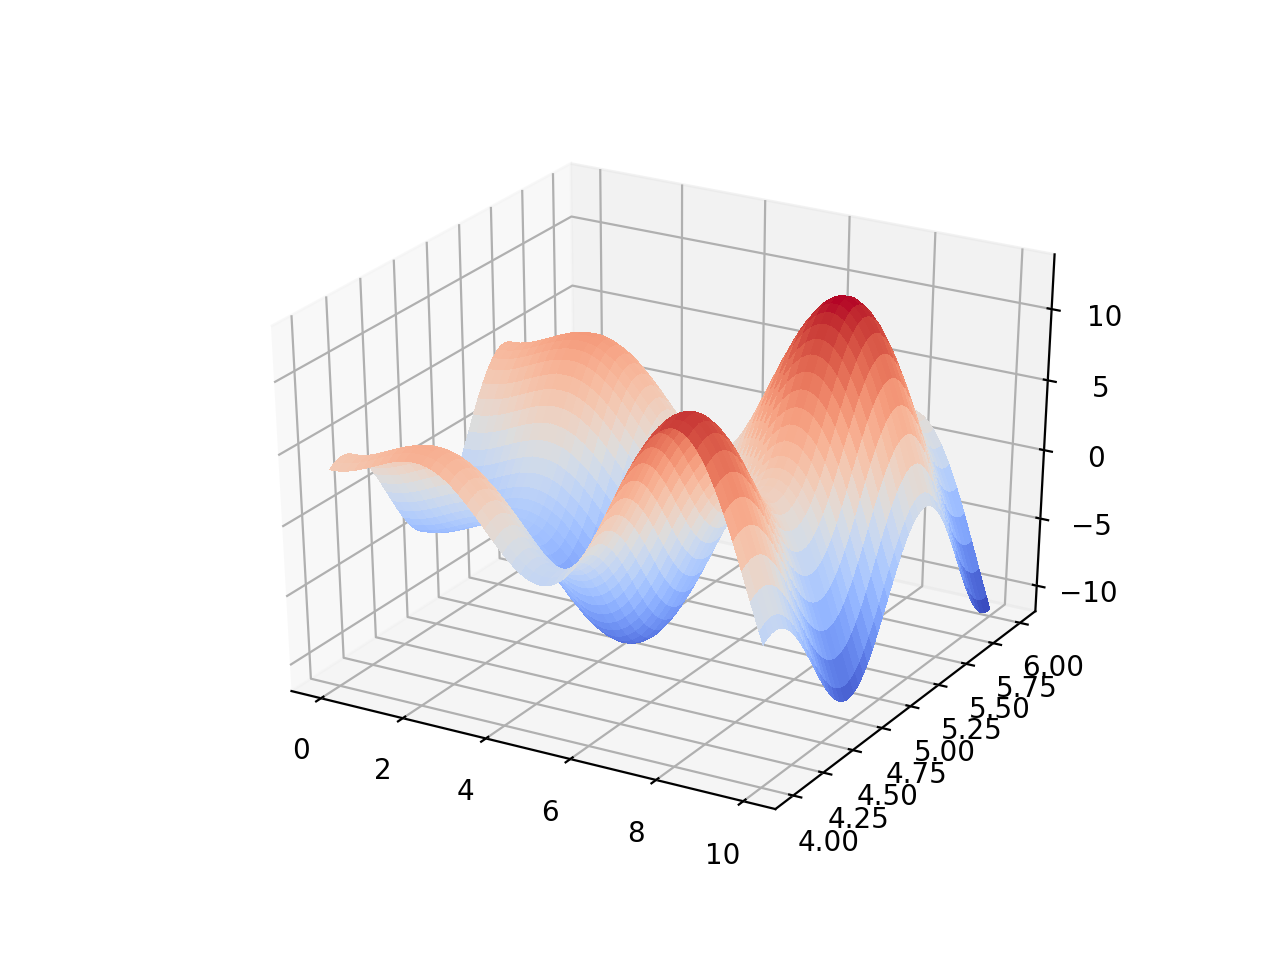

Source code (Python):
import numpy as np
from numpy.random import rand
import matplotlib.pyplot as plt
from mpl_toolkits.mplot3d import Axes3D
from matplotlib import cm

def real_num_GA(constraint_set, N, p_m, g_iter, func):
    """
    constraint_set: array type
    N: population size
    p_m: mutation rate
    iter: generations
    func: function for finding maximum
    """
    def roulette_wheel(fit, N, P):
        M = list()
        cum_fit = np.cumsum(fit)
        for _ in range(N):
            index = np.where(cum_fit - rand() > 0)[0]
            M.append(P[index[0]])
        return np.array(M)

    def tournament(fit, N, P):
        M = list()
        for _ in range(N):
            fight1 = int(rand() * N)
            fight2 = int(rand() * N)
            if fit[fight1] > fit[fight2]:
                M.append(P[fight1])
            else:
                M.append(P[fight2])
        return np.array(M)

    num_argu = len(constraint_set)
    p_c = 0.75
    lower_bound = constraint_set[:, 0]
    upper_bound = constraint_set[:, 1]
    best_fit = list()
    avg_fit = list()
    worst_fit = list()

    # initial
    P = list()
    for i in range(N):
        tmp = lower_bound + rand(1, num_argu) * (upper_bound - lower_bound)
        P.append(tmp[0])
    P = np.array(P)
    fit = func(P)
    maximum = max(fit)
    maximum_domain = P[np.argmax(fit)]
    best_fit.append(maximum)
    avg_fit.append(np.mean(fit))
    worst_fit.append(min(fit))

    for i in range(g_iter - 1):
        # selection
        fit = fit - min(fit)
        if sum(fit) == 0:
            print('stop at {} generations'.format(i+1))
            for _ in range(i, g_iter - 1):
                best_fit.append(best_fit[-1])
                avg_fit.append(avg_fit[-1])
                worst_fit.append(worst_fit[-1])
            break
        else:
            fit = fit / sum(fit)

        M = roulette_wheel(fit, N, P)
        # M = tournament(fit, N, P)

        # crossover
        m = M
        for _ in range(N//2):
            index1 = int(rand() * N)
            index2 = int(rand() * N)
            parent1 = M[index1, :]
            parent2 = M[index2, :]
            if rand() < p_c:
                alpha = rand()
                offspring1 = (alpha * parent1 + (1 - alpha) * parent2 + (rand(1, num_argu) - 0.5) * (upper_bound - lower_bound) / 10)[0]
                offspring2 = (alpha * parent2 + (1 - alpha) * parent1 + (rand(1, num_argu) - 0.5) * (upper_bound - lower_bound) / 10)[0]
                ## projection
                for j in range(num_argu):
                    if offspring1[j] < lower_bound[j]:
                        offspring1[j] = lower_bound[j]
                    elif offspring1[j] > upper_bound[j]:
                        offspring1[j] = upper_bound[j]
                    if offspring2[j] < lower_bound[j]:
                        offspring2[j] = lower_bound[j]
                    elif offspring2[j] > upper_bound[j]:
                        offspring2[j] = upper_bound[j]
                m[index1] = offspring1
                m[index2] = offspring2

        # mutation
        for j in range(N):
            if rand() < p_m:
                alpha = rand()
                m[j] = alpha * m[j] + (1 - alpha) * (lower_bound + rand(1, num_argu) * (upper_bound - lower_bound))
        
        P = m
        # evaluation
        fit = func(P)

        if max(fit) > maximum:
            maximum = max(fit)
            maximum_domain = P[np.argmax(fit)]

        best_fit.append(max(fit))
        avg_fit.append(np.mean(fit))
        worst_fit.append(min(fit))

    plt.suptitle('population size = {}, mutation rate = {}'.format(N, p_m))
    plt.title('maximum = {}, x = {}'.format(maximum, maximum_domain))
    plt.xlabel('Generations')
    plt.ylabel('Objective Function Value')
    x_axis = np.linspace(1, g_iter, g_iter)
    plt.plot(x_axis, best_fit, c='b', marker='D', label="best", linewidth=0.7)
    plt.plot(x_axis, avg_fit, c='g', marker='o', label="average", linewidth=0.7)
    plt.plot(x_axis, worst_fit, c='r', marker='X', label="worst", linewidth=0.7)
    plt.show()

    return maximum, maximum_domain

def f_x(domain):
    """
    domain: [[x1, x2], .....] 
    (size: n * 2)
    (type: array)
    """
    x1 = domain[:, 0]
    x2 = domain[:, 1]
    return x1 * np.sin(x1) + x2 * np.sin(5 * x2)

constraint_set = np.array([[0, 10], [4, 6]])

fig = plt.figure()
ax = fig.add_subplot(111, projection='3d')
X1 = np.linspace(0, 10, 500)
X2 = np.linspace(4, 6, 500)
X1, X2 = np.meshgrid(X1, X2)
Y = X1 * np.sin(X1) + X2 * np.sin(5 * X2)
ax.plot_surface(X1, X2, Y, cmap=cm.coolwarm, linewidth=0, antialiased=False)
ax.set_xlabel('x1')
ax.set_ylabel('x2')
ax.set_zlabel('f(x1,x2)')
plt.show()

N = [2, 5, 10, 30, 50, 100, 300, 500]
p_m = [0, 0.00075, 0.0075, 0.075, 0.75, 1]

for n in N:
    maximum, maximum_domain = real_num_GA(constraint_set, n, 0.00075, 50, f_x)
    print(maximum_domain)
    print(maximum)
for p in p_m:
    maximum, maximum_domain = real_num_GA(constraint_set, 50, p, 50, f_x)
    print(maximum_domain)
    print(maximum)

# maximum, maximum_domain = real_num_GA(constraint_set, 50, 0.00075, 50, f_x)
